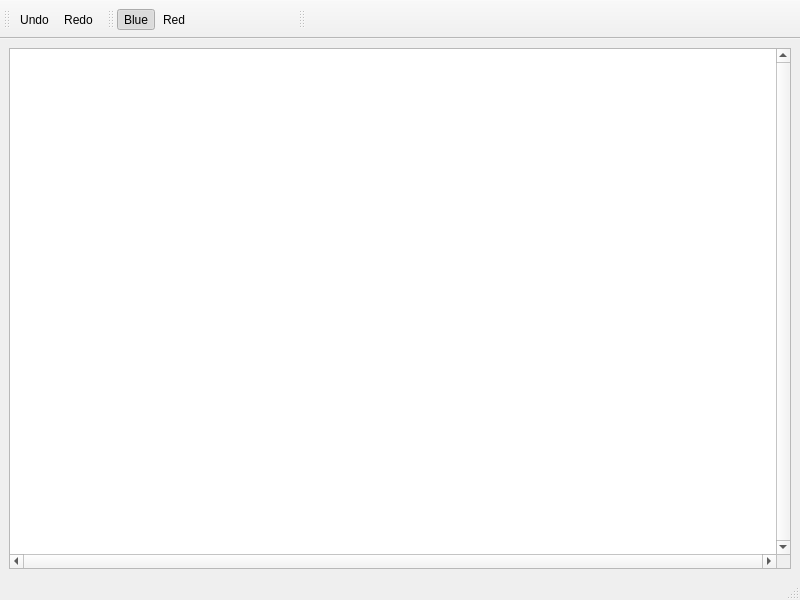
<ui version="4.0" >
 <author>GeometryFactory</author>
 
 <class>Boolean_operations_2</class>
 
 <widget class="QMainWindow" name="Boolean_operations_2" >
  <property name="geometry" >
   <rect>
    <x>0</x>
    <y>0</y>
    <width>800</width>
    <height>600</height>
   </rect>
  </property>
  <property name="windowTitle" >
   <string>Boolean operations on polygons</string>
  </property>
  <property name="windowIcon" >
   <iconset resource="../resources/CGAL.qrc" >
    <normaloff>:/cgal/logos/cgal_icon</normaloff>:/cgal/logos/cgal_icon</iconset>
  </property>
  
  <widget class="QWidget" name="centralwidget" >
   <layout class="QGridLayout" >
    <item row="0" column="0" >
     <widget class="QGraphicsView" name="graphicsView" >
      <property name="focusPolicy" >
       <enum>Qt::StrongFocus</enum>
      </property>
      <property name="verticalScrollBarPolicy" >
       <enum>Qt::ScrollBarAlwaysOn</enum>
      </property>
      <property name="horizontalScrollBarPolicy" >
       <enum>Qt::ScrollBarAlwaysOn</enum>
      </property>
      <property name="transformationAnchor" >
       <enum>QGraphicsView::NoAnchor</enum>
      </property>
     </widget>
    </item>
   </layout>
  </widget>
  
  <widget class="QMenuBar" name="menubar" >
   <property name="geometry" >
    <rect>
     <x>0</x>
     <y>0</y>
     <width>800</width>
     <height>19</height>
    </rect>
   </property>
   <widget class="QMenu" name="menuFile" >
    <property name="title" >
     <string>&amp;File</string>
    </property>
    <addaction name="actionNew" />
    <addaction name="actionNewWindow" />
    <addaction name="separator" />
    <addaction name="actionOpenLinear" />
    <addaction name="actionOpenDXF" />
    <addaction name="actionOpenBezier" />
    <addaction name="separator" />
    <addaction name="actionPrint" />
    <addaction name="separator" />
    <addaction name="actionClose" />
    <addaction name="actionQuit" />
   </widget>
   <widget class="QMenu" name="menuTools" >
    <property name="title" >
     <string>&amp;Help</string>
    </property>
    <addaction name="actionHowTo" />
    <addaction name="separator" />
    <addaction name="actionAbout" />
    <addaction name="actionAboutCGAL" />
   </widget>
  </widget>

  <widget class="QToolBar" name="viewToolBar" >
   <property name="windowTitle" >
    <string>Visualization Tools</string>
   </property>
   <attribute name="toolBarArea" >
    <enum>TopToolBarArea</enum>
   </attribute>
   <attribute name="toolBarBreak" >
    <bool>false</bool>
   </attribute>
   <addaction name="actionUndo" />
   <addaction name="actionRedo" />
  </widget>
  
  <widget class="QToolBar" name="inputToolBar" >
   <property name="windowTitle" >
    <string>Input Tools</string>
   </property>
   <attribute name="toolBarArea" >
    <enum>TopToolBarArea</enum>
   </attribute>
   <attribute name="toolBarBreak" >
    <bool>false</bool>
   </attribute>
   <addaction name="actionMakeBlueActive" />
   <addaction name="actionMakeRedActive" />
   <addaction name="actionInsertPolygon" />
   <addaction name="actionInsertCircle" />
   <addaction name="actionInsertBezier" />
  </widget>
  
  <widget class="QToolBar" name="operationsToolBar" >
   <property name="windowTitle" >
    <string>Operation Tools</string>
   </property>
   <attribute name="toolBarArea" >
    <enum>TopToolBarArea</enum>
   </attribute>
   <attribute name="toolBarBreak" >
    <bool>false</bool>
   </attribute>
   <addaction name="actionIntersection" />
   <addaction name="actionUnion" />
   <addaction name="actionBlueMinusRed" />
   <addaction name="actionRedMinusBlue" />
   <addaction name="actionSymmDiff" />
   <addaction name="actionMinkowskiSum" />
   <addaction name="actionBlueComplement" />
   <addaction name="actionRedComplement" />
   <addaction name="actionAllBlue" />
   <addaction name="actionAllRed" />
   <addaction name="actionDeleteBlue" />
   <addaction name="actionDeleteRed" />
   <addaction name="actionRefresh" />
  </widget>
  
  <widget class="QStatusBar" name="statusbar" >
  </widget>
  
  <action name="actionNew" >
   <property name="text" >
    <string>&amp;New</string>
   </property>
  </action>
  
  <action name="actionNewWindow" >
   <property name="text" >
    <string>New &amp;Window</string>
   </property>
  </action>
  
  <action name="actionOpenLinear" >
   <property name="text" >
    <string>&amp;Open Linear Polygon</string>
   </property>
  </action>
  
  <action name="actionOpenDXF" >
   <property name="text" >
    <string>&amp;Open DXF</string>
   </property>
  </action>
  
  <action name="actionOpenBezier" >
   <property name="text" >
    <string>&amp;Open Bezier Polygon</string>
   </property>
  </action>

  <action name="actionPrint" >
   <property name="text" >
    <string>&amp;Print</string>
   </property>
  </action>
  
  <action name="actionClose" >
   <property name="text" >
    <string>&amp;Close</string>
   </property>
   <property name="shortcut" >
    <string>Ctrl+X</string>
   </property>
  </action>
  
  <action name="actionQuit" >
   <property name="text" >
    <string>&amp;Quit</string>
   </property>
   <property name="shortcut" >
    <string>Ctrl+Q</string>
   </property>
  </action>
  
  <action name="actionHowTo" >
   <property name="text" >
    <string>How To</string>
   </property>
   <property name="shortcut" >
    <string>F1</string>
   </property>
  </action>
  
  <action name="actionAbout" >
   <property name="text" >
    <string>&amp;About</string>
   </property>
  </action>
  
  <action name="actionAboutCGAL" >
   <property name="text" >
    <string>About &amp;CGAL</string>
   </property>
  </action>
  

  <action name="actionUndo" >
   <property name="text" >
    <string>Undo</string>
   </property>
   <property name="toolTip" >
    <string>History Back</string>
   </property>
  </action>

  <action name="actionRedo" >
   <property name="text" >
    <string>Redo</string>
   </property>
   <property name="toolTip" >
    <string>History Fordward</string>
   </property>
  </action>
  
  <action name="actionMakeBlueActive" >
   <property name="checkable" >
    <bool>true</bool>
   </property>
   <property name="checked" >
    <bool>true</bool>
   </property>
   <property name="text" >
    <string>Blue</string>
   </property>
  </action>
  
  <action name="actionMakeRedActive" >
   <property name="checkable" >
    <bool>true</bool>
   </property>
   <property name="checked" >
    <bool>false</bool>
   </property>
   <property name="text" >
    <string>Red</string>
   </property>
  </action>
  
  <action name="actionInsertPolygon" >
   <property name="checkable" >
    <bool>true</bool>
   </property>
   <property name="checked" >
    <bool>false</bool>
   </property>
   <property name="icon" >
    <iconset resource="boolean_operations_2.qrc" >
     <normaloff>:/cgal/Actions/icons/insert_polygon.xpm</normaloff>:/cgal/Actions/icons/insert_polygon.xpm
    </iconset>
   </property>
   <property name="toolTip" >
    <string>Insert Circular Polygon</string>
   </property>
  </action>
  
  <action name="actionInsertCircle" >
   <property name="checkable" >
    <bool>true</bool>
   </property>
   <property name="checked" >
    <bool>false</bool>
   </property>
   <property name="icon" >
    <iconset resource="boolean_operations_2.qrc" >
     <normaloff>:/cgal/Actions/icons/insert_circle.xpm</normaloff>:/cgal/Actions/icons/insert_circle.xpm
    </iconset>
   </property>
   <property name="toolTip" >
    <string>Insert Circule</string>
   </property>
  </action>
  
  <action name="actionInsertBezier" >
   <property name="checkable" >
    <bool>true</bool>
   </property>
   <property name="checked" >
    <bool>false</bool>
   </property>
   <property name="icon" >
    <iconset resource="boolean_operations_2.qrc" >
     <normaloff>:/cgal/Actions/icons/insert_circle.xpm</normaloff>:/cgal/Actions/icons/insert_circle.xpm
    </iconset>
   </property>
   <property name="toolTip" >
    <string>Insert Bezier</string>
   </property>
  </action>
  
  <action name="actionIntersection" >
   <property name="icon" >
    <iconset resource="boolean_operations_2.qrc" >
     <normaloff>:/cgal/Actions/icons/intersection.xpm</normaloff>:/cgal/Actions/icons/intersection.xpm
    </iconset>
   </property>
   <property name="toolTip" >
    <string>Intersection</string>
   </property>
  </action>

  <action name="actionUnion" >
   <property name="icon" >
    <iconset resource="boolean_operations_2.qrc" >
     <normaloff>:/cgal/Actions/icons/union.xpm</normaloff>:/cgal/Actions/icons/union.xpm
    </iconset>
   </property>
   <property name="toolTip" >
    <string>Union</string>
   </property>
  </action>

  <action name="actionBlueMinusRed" >
   <property name="icon" >
    <iconset resource="boolean_operations_2.qrc" >
     <normaloff>:/cgal/Actions/icons/diff_PQ.xpm</normaloff>:/cgal/Actions/icons/diff_PQ.xpm
    </iconset>
   </property>
   <property name="toolTip" >
    <string>Difference between Blue and Red</string>
   </property>
  </action>
 
  <action name="actionRedMinusBlue" >
   <property name="icon" >
    <iconset resource="boolean_operations_2.qrc" >
     <normaloff>:/cgal/Actions/icons/diff_QP.xpm</normaloff>:/cgal/Actions/icons/diff_QP.xpm
    </iconset>
   </property>
   <property name="toolTip" >
    <string>Difference between Red and Blue</string>
   </property>
  </action>

  <action name="actionSymmDiff" >
   <property name="icon" >
    <iconset resource="boolean_operations_2.qrc" >
     <normaloff>:/cgal/Actions/icons/symm_diff.xpm</normaloff>:/cgal/Actions/icons/symm_diff.xpm
    </iconset>
   </property>
   <property name="toolTip" >
    <string>Symmetric Difference</string>
   </property>
  </action>
  
  <action name="actionMinkowskiSum" >
   <property name="icon" >
    <iconset resource="boolean_operations_2.qrc" >
     <normaloff>:/cgal/Actions/icons/mink_sum.xpm</normaloff>:/cgal/Actions/icons/mink_sum.xpm
    </iconset>
   </property>
   <property name="toolTip" >
    <string>Minkowski Sum</string>
   </property>
  </action>
  
  <action name="actionBlueComplement" >
   <property name="icon" >
    <iconset resource="boolean_operations_2.qrc" >
     <normaloff>:/cgal/Actions/icons/comp_P.xpm</normaloff>:/cgal/Actions/icons/comp_P.xpm
    </iconset>
   </property>
   <property name="toolTip" >
    <string>Blue Complement</string>
   </property>
  </action>
  
  <action name="actionRedComplement" >
   <property name="icon" >
    <iconset resource="boolean_operations_2.qrc" >
     <normaloff>:/cgal/Actions/icons/comp_Q.xpm</normaloff>:/cgal/Actions/icons/comp_Q.xpm
    </iconset>
   </property>
   <property name="toolTip" >
    <string>Red Complement</string>
   </property>
  </action>
  
  <action name="actionAllBlue" >
   <property name="icon" >
    <iconset resource="boolean_operations_2.qrc" >
     <normaloff>:/cgal/Actions/icons/make_P.xpm</normaloff>:/cgal/Actions/icons/make_P.xpm
    </iconset>
   </property>
   <property name="toolTip" >
    <string>Make result Blue</string>
   </property>
  </action>
  
  <action name="actionAllRed" >
   <property name="icon" >
    <iconset resource="boolean_operations_2.qrc" >
     <normaloff>:/cgal/Actions/icons/make_Q.xpm</normaloff>:/cgal/Actions/icons/make_Q.xpm
    </iconset>
   </property>
   <property name="toolTip" >
    <string>Make result Red</string>
   </property>
  </action>
  
  <action name="actionDeleteBlue" >
   <property name="icon" >
    <iconset resource="boolean_operations_2.qrc" >
     <normaloff>:/cgal/Actions/icons/del_P.xpm</normaloff>:/cgal/Actions/icons/del_P.xpm
    </iconset>
   </property>
   <property name="toolTip" >
    <string>Delete Blue</string>
   </property>
  </action>
  
  <action name="actionDeleteRed" >
   <property name="icon" >
    <iconset resource="boolean_operations_2.qrc" >
     <normaloff>:/cgal/Actions/icons/del_Q.xpm</normaloff>:/cgal/Actions/icons/del_Q.xpm
    </iconset>
   </property>
   <property name="toolTip" >
    <string>Delete Red</string>
   </property>
  </action>
  
  <action name="actionRefresh" >
   <property name="icon" >
    <iconset resource="boolean_operations_2.qrc" >
     <normaloff>:/cgal/Actions/icons/refresh.xpm</normaloff>:/cgal/Actions/icons/refresh.xpm
    </iconset>
   </property>
   <property name="toolTip" >
    <string>Refresh</string>
   </property>
  </action>
  
 </widget>
 
 <resources>
  <include location="boolean_operations_2.qrc" />
 </resources>
 
</ui>
